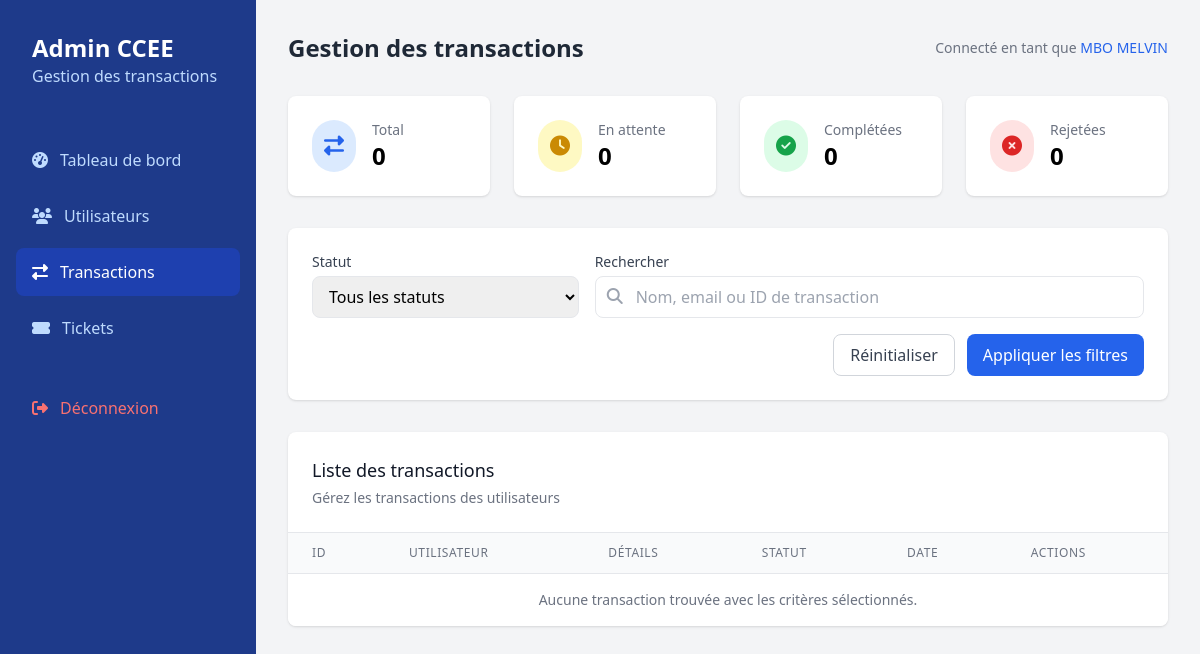
The page /admin/transactions.php (signed in) on the database as committed earlier.
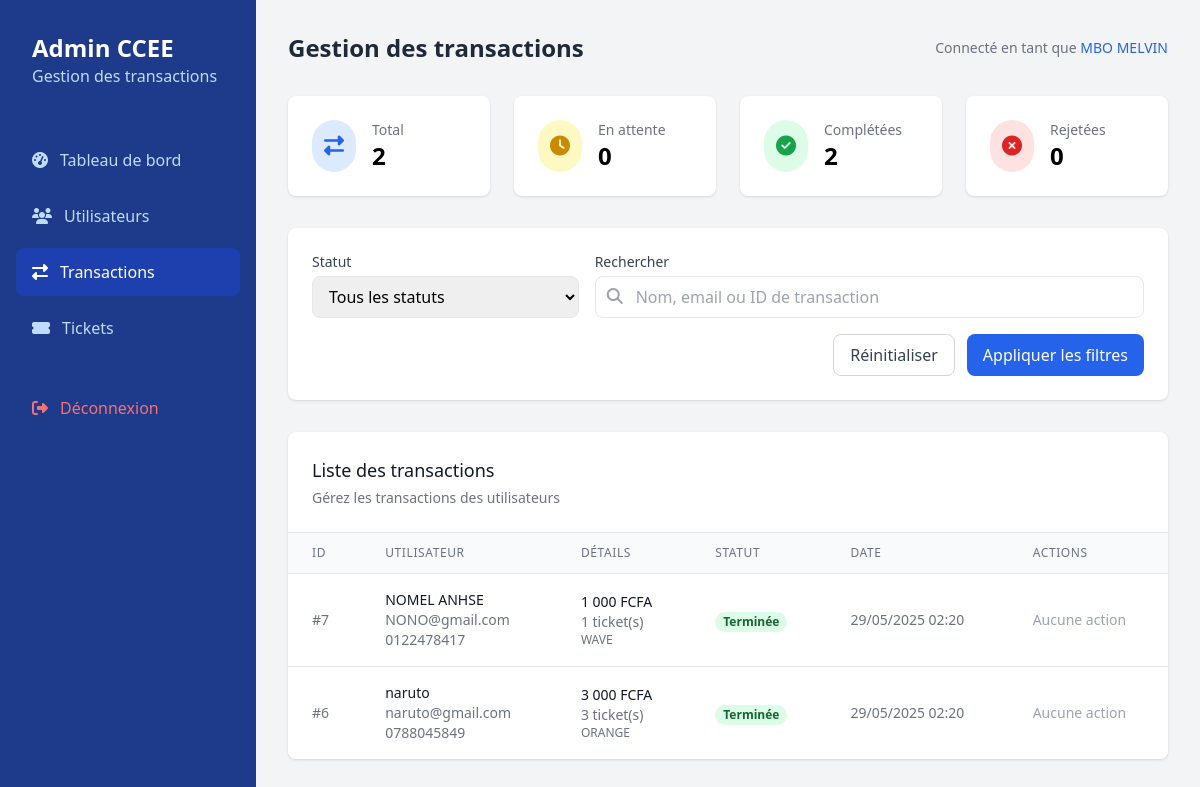
The same page on the database as committed later.
### tables this page shows
CREATE TABLE IF NOT EXISTS `transactions` (
  `id` int NOT NULL AUTO_INCREMENT,
  `user_id` int NOT NULL,
  `amount` decimal(10,2) NOT NULL,
  `payment_method` enum('orange','mtn','wave') NOT NULL,
  `phone_number` varchar(20) NOT NULL,
  `status` enum('en_attente','complete','rejetée') DEFAULT 'en_attente',
  `is_activated` tinyint(1) DEFAULT '0',
  `quantity` int NOT NULL,
  `created_at` timestamp NULL DEFAULT CURRENT_TIMESTAMP,
  `updated_at` timestamp NULL DEFAULT CURRENT_TIMESTAMP ON UPDATE CURRENT_TIMESTAMP,
  PRIMARY KEY (`id`),
  KEY `user_id` (`user_id`)
);

CREATE TABLE IF NOT EXISTS `users` (
  `id` int NOT NULL AUTO_INCREMENT,
  `fullname` varchar(100) NOT NULL,
  `email` varchar(100) NOT NULL,
  `phone` varchar(20) NOT NULL,
  `password_hash` varchar(255) NOT NULL,
  `created_at` timestamp NULL DEFAULT CURRENT_TIMESTAMP,
  `is_admin` tinyint(1) DEFAULT '0',
  PRIMARY KEY (`id`),
  UNIQUE KEY `email` (`email`)
);

### admin/transactions.php (the view, shortened to what the changed rows need)
<?php
require_once __DIR__ . '/../init.php';
try {
    $defaultStats = [
        'total' => 0,
        'pending' => 0,
        'completed' => 0,
        'rejected' => 0
    ];
    $stats = $defaultStats;
    try {
        $query = "SELECT
            COUNT(*) as total,
            SUM(CASE WHEN status = 'en_attente' THEN 1 ELSE 0 END) as pending,
            SUM(CASE WHEN status = 'complete' THEN 1 ELSE 0 END) as completed,
            SUM(CASE WHEN status = 'rejetée' THEN 1 ELSE 0 END) as rejected
        FROM transactions";
        $stmt = $pdo->query($query);
        if ($statsData = $stmt->fetch(PDO::FETCH_ASSOC)) {
            $stats = array_merge($defaultStats, array_map('intval', $statsData));
        }
    } catch (PDOException $e) {
        error_log("Erreur lors de la récupération des statistiques: " . $e->getMessage());
    }
    $query = "
        SELECT t.*, u.fullname, u.email, u.phone,
               COUNT(DISTINCT tk.id) as ticket_count
        FROM transactions t
        JOIN users u ON t.user_id = u.id
        LEFT JOIN tickets tk ON tk.id_transaction = t.id
        WHERE 1=1
    ";
    $params = [];
    $query .= "
        GROUP BY t.id, u.fullname, u.email, u.phone
        ORDER BY t.created_at DESC
    ";
    $stmt = $pdo->prepare($query);
    $stmt->execute($params);
    $transactions = $stmt->fetchAll();
} catch (Exception $e) {
    error_log("Transactions error: " . $e->getMessage());
    $_SESSION['error'] = "Une erreur est survenue : " . $e->getMessage();
    header('Location: ' . $_SERVER['PHP_SELF']);
    exit;
}
?>
<!DOCTYPE html>
<html lang="fr">
<head>
    <script src="https://cdn.tailwindcss.com"></script>
    <link rel="stylesheet" href="https://cdnjs.cloudflare.com/ajax/libs/font-awesome/6.4.0/css/all.min.css">
</head>
<body class="bg-gray-100">
    <div class="min-h-screen flex">
        <div class="bg-blue-900 text-white w-64 min-h-screen p-4">
            <div class="p-4">
                <h1 class="text-2xl font-bold">Admin CCEE</h1>
            </div>
        </div>
        <div class="flex-1 p-8">
            <div class="flex justify-between items-center mb-8">
                <h1 class="text-2xl font-bold text-gray-800">Gestion des transactions</h1>
            </div>
            <div class="grid grid-cols-1 md:grid-cols-2 lg:grid-cols-4 gap-6 mb-8">
                <div class="bg-white rounded-lg shadow p-6">
                    <div class="flex items-center">
                        <div class="ml-4">
                            <p class="text-sm font-medium text-gray-500">Total</p>
                            <p class="text-2xl font-semibold"><?= isset($stats['total']) ? $stats['total'] : 0 ?></p>
                        </div>
                    </div>
                </div>
                <div class="bg-white rounded-lg shadow p-6">
                    <div class="flex items-center">
                        <div class="ml-4">
                            <p class="text-sm font-medium text-gray-500">Complétées</p>
                            <p class="text-2xl font-semibold"><?= isset($stats['completed']) ? $stats['completed'] : 0 ?></p>
                        </div>
                    </div>
                </div>
            </div>
            <div class="bg-white rounded-lg shadow overflow-hidden">
                <div class="p-6 border-b border-gray-200">
                    <h2 class="text-lg font-medium text-gray-900">Liste des transactions</h2>
                </div>
                <div class="overflow-x-auto">
                    <table class="min-w-full divide-y divide-gray-200">
                        <thead class="bg-gray-50">
                            <tr>
                                <th class="px-6 py-3 text-left text-xs font-medium text-gray-500 uppercase tracking-wider">ID</th>
                                <th class="px-6 py-3 text-left text-xs font-medium text-gray-500 uppercase tracking-wider">Utilisateur</th>
                                <th class="px-6 py-3 text-left text-xs font-medium text-gray-500 uppercase tracking-wider">Détails</th>
                                <th class="px-6 py-3 text-left text-xs font-medium text-gray-500 uppercase tracking-wider">Statut</th>
                                <th class="px-6 py-3 text-left text-xs font-medium text-gray-500 uppercase tracking-wider">Date</th>
                                <th class="px-6 py-3 text-left text-xs font-medium text-gray-500 uppercase tracking-wider">Actions</th>
                            </tr>
                        </thead>
                        <tbody class="bg-white divide-y divide-gray-200">
                            <?php foreach ($transactions as $transaction): ?>
                            <tr>
                                <td class="px-6 py-4 whitespace-nowrap text-sm text-gray-500">
                                    #<?= $transaction['id'] ?>
                                </td>
                                <td class="px-6 py-4">
                                    <div class="text-sm font-medium text-gray-900"><?= htmlspecialchars($transaction['fullname']) ?></div>
                                    <div class="text-sm text-gray-500"><?= htmlspecialchars($transaction['email'] ?? '') ?></div>
                                    <div class="text-sm text-gray-500"><?= htmlspecialchars($transaction['phone'] ?? '') ?></div>
                                </td>
                                <td class="px-6 py-4">
                                    <div class="text-sm text-gray-900"><?= number_format($transaction['amount'], 0, ',', ' ') ?> FCFA</div>
                                    <div class="text-sm text-gray-500"><?= $transaction['ticket_count'] ?> ticket(s)</div>
                                    <div class="text-xs text-gray-500">
                                        <?= !empty($transaction['payment_method']) ? strtoupper($transaction['payment_method']) : 'N/A' ?>
                                    </div>
                                </td>
                                <td class="px-6 py-4 whitespace-nowrap">
                                    <?php
                                    $statusClasses = [
                                        'complete' => 'bg-green-100 text-green-800',
                                        'en_attente' => 'bg-yellow-100 text-yellow-800',
                                        'rejetée' => 'bg-red-100 text-red-800'
                                    ][$transaction['status']] ?? 'bg-gray-100 text-gray-800';
                                    $statusText = [
                                        'complete' => 'Terminée',
                                        'en_attente' => 'En attente',
                                        'rejetée' => 'Rejetée'
                                    ][$transaction['status']] ?? $transaction['status'];
                                    ?>
                                    <span class="px-2 inline-flex text-xs leading-5 font-semibold rounded-full <?= $statusClasses ?>">
                                        <?= $statusText ?>
                                    </span>
                                </td>
                                <td class="px-6 py-4 whitespace-nowrap text-sm text-gray-500">
                                    <?php
                                    $date = !empty($transaction['transaction_date']) ? $transaction['transaction_date'] : 'now';
                                    echo (new DateTime($date))->format('d/m/Y H:i');
                                    ?>
                                </td>
                                <td class="px-6 py-4 whitespace-nowrap text-sm font-medium">
                                    <?php if ($transaction['status'] === 'en_attente'): ?>
                                        <form method="post" class="inline-block" onsubmit="return confirm('Êtes-vous sûr de vouloir approuver cette transaction ?');">
                                            <input type="hidden" name="transaction_id" value="<?= $transaction['id'] ?>">
                                            <input type="hidden" name="action" value="approve">
                                            <button type="submit" class="text-green-600 hover:text-green-900 mr-3" title="Approuver">
                                                <i class="fas fa-check"></i>
                                            </button>
                                        </form>
                                        <form method="post" class="inline-block" onsubmit="return confirm('Êtes-vous sûr de vouloir rejeter cette transaction ? Les tickets associés seront supprimés.');">
                                            <input type="hidden" name="transaction_id" value="<?= $transaction['id'] ?>">
                                            <input type="hidden" name="action" value="reject">
                                            <button type="submit" class="text-red-600 hover:text-red-900" title="Rejeter">
                                                <i class="fas fa-times"></i>
                                            </button>
                                        </form>
                                    <?php else: ?>
                                        <span class="text-gray-400">Aucune action</span>
                                    <?php endif; ?>
                                </td>
                            </tr>
                            <?php endforeach; ?>
                            <?php if (empty($transactions)): ?>
                            <tr>
                                <td colspan="6" class="px-6 py-4 text-center text-sm text-gray-500">
                                    Aucune transaction trouvée avec les critères sélectionnés.
                                </td>
                            </tr>
                            <?php endif; ?>
                        </tbody>
                    </table>
                </div>
            </div>
        </div>
    </div>
</body>
</html>

Rows that differ between the two databases and show on the page:
added transactions: id "7", user.fullname "NOMEL ANHSE", user.email "NONO@gmail.com", user.phone "0122478417", amount "1 000", ticket_count "1", payment_method "WAVE", status "Terminée", format "29/05/2025 02:20", shows "Aucune action"
added transactions: id "6", user.fullname "naruto", user.email "naruto@gmail.com", user.phone "0788045849", amount "3 000", ticket_count "3", payment_method "ORANGE", status "Terminée", format "29/05/2025 02:20", shows "Aucune action"
Other text that changed with them:
$stats['total']: "0" → "2"
$stats['completed']: "0" → "2"
text no longer shown: "Aucune transaction trouvée avec les critères sélectionnés."
